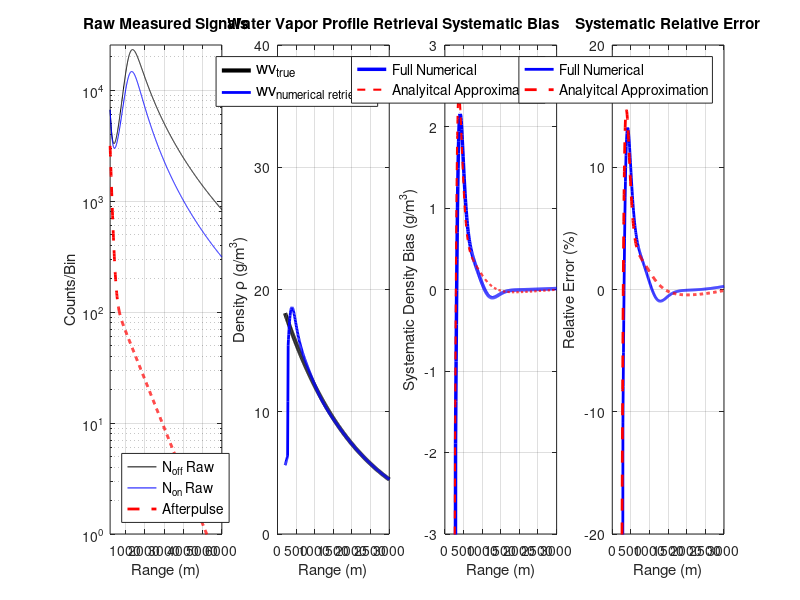
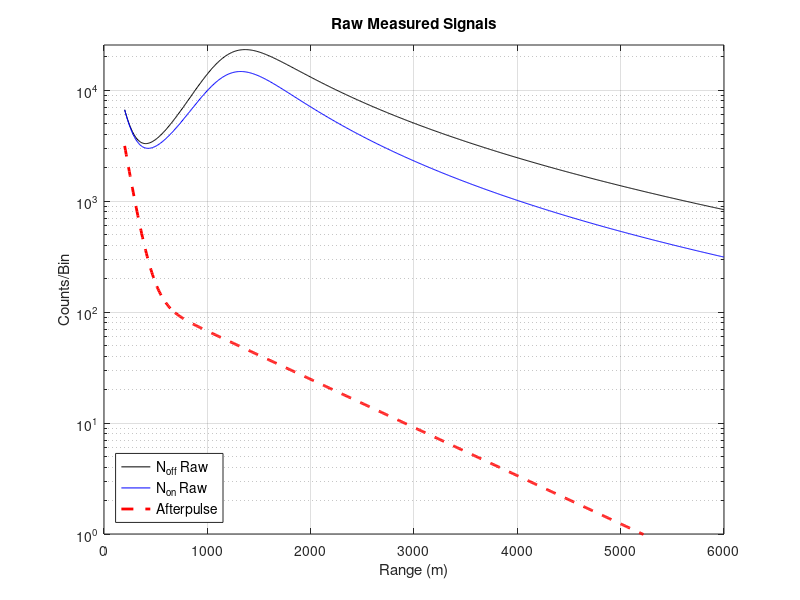

MATLAB code for these plots, in order:
%% MicroPulse DIAL Afterpulse Error Simulation 

clear; close all; 

%% Initialization and Unit Conversion

% System Parameters
tau_pulse = 1e-6;           % Pulse width (s)
R_start = 200;              % Start range for retrieval (m)
R_end = 6000;               % End range for retrieval (m)
dR = 7.5;                   % Range resolution (m/bin)
P_laser = 50e-3;            % Avg laser power (W) 
sigma_on_cm2 =0.5e-23;      % Online cross-section (cm^2/molecule)
sigma_off_cm2 = 7.0e-25;    % Offline cross-section (cm^2/molecule)

% Detector Afterpulse Parameters
N_dark = 5;                   % Constant Dark Count Rate (counts/bin)
lambda_AP_1 = 80;            % Afterpulse decay length 1 (m)
lambda_AP_2 = 1000;           % Afterpulse decay length 2 (m)
A_1 = 1;                      % Scaling factor for short decay component
A_2 = 1/20;                   % Scaling factor for long decay component
AP_fraction = 4e-15;          % Afterpulse peak as fraction of C_sys
C_sys_scale = 1e17;         % Scales the counts/bin to something reasonable


% Geometric Overlap Parameters
R_full_overlap = 1200;       % Range at which O(R) approaches 1 (m)
R_sigmoid_width = 160;

% Simple Atmosphere Parameters 
wv_mass_surf = 20;        % Water Vapor Density Profile
wv_mass_true = @(R) wv_mass_surf .* exp(-R/2000); % Mass density profile (g/m^3)
alpha_non_abs = 1e-8;     % Total aerosol and molecular (non-absorbing) extinction (m^-1)
beta_a = 1e-7;            % general backscatter coefficient (m^-1 sr^-1)
beta_R = @(R) beta_a.* exp(-R/8000); % backscatter profile (m^-1 sr^-1)

% Constants and conversions
c = 3e8;                    % Speed of light (m/s)
M_H2O = 18.015;             % Molar mass of water (g/mol)
N_A = 6.022e23;             % Avogadro's number (molecules/mol)
sigma_on = sigma_on_cm2 * 1e-4;    
sigma_off = sigma_off_cm2 * 1e-4;  
GM_to_NUM = N_A / M_H2O;    % (g/m^3) -> (molecules/m^3)
K_on = sigma_on * GM_to_NUM;
K_off = sigma_off * GM_to_NUM;
K_delta = K_on - K_off;      % Differential Absorption Factor

% Range Vector
R = (R_start : dR : R_end)';
N_bins = length(R);

% Midpoint range vector for plotting (N_bins - 1 length)
R_plot = R(1:end-1) + dR/2;

% Smoothing to simulate laser pulse length
M = c*tau_pulse/2/dR; 

%% Lidar Forward Model 

% System Constant
C_sys = (P_laser * c * tau_pulse / 2) * C_sys_scale; 

% Geometric Overlap Function 
O_R_model = 1 ./ (1 + exp(-(R - R_full_overlap) / R_sigmoid_width));
O_R_model(R < R_start) = 0; % Ensure 0 until the start of the retrieval
O_R = O_R_model;
% figure(2)
%   semilogy(R, O_R)


% Extinction and Optical Depth
alpha_off = alpha_non_abs + K_off * wv_mass_true(R);
alpha_on = alpha_non_abs + K_on * wv_mass_true(R);
OD_off = cumsum( alpha_off * dR );
OD_on = cumsum( alpha_on * dR );

% True number online and offline counts
N_on_true = C_sys * (1./R.^2) .* O_R .* beta_R(R) .* exp(-2 * OD_on);
N_off_true = C_sys * (1./R.^2) .* O_R .* beta_R(R) .* exp(-2 * OD_off);

% Calculate the derivative of the true signal for the analytical error model
dNoff_dR = gradient(N_off_true, dR);

%% Detector Contamination Model
N_AP_peak = C_sys * AP_fraction;

% Bi-exponential afterpulse function
N_AP_decay = N_AP_peak * (A_1*exp(-(R - R_start)/lambda_AP_1)+ (A_2*exp(-(R - R_start) / lambda_AP_2)));
N_AP_total = N_AP_decay + N_dark;

% Contaminated signal profiles
N_off_raw = N_off_true + N_AP_decay;
N_on_raw = N_on_true + N_AP_decay;

%% Full Numerical Retrieval of contaminated signals
% *** Applying 150 m (20 bin) smoothing for numerical stability ***



% Apply moving average filter to the raw signals
N_off_raw_smooth = movmean(N_off_raw, M);
N_on_raw_smooth = movmean(N_on_raw, M);

% Calculate the contaminated log ratio (using smoothed signals)
Log_Ratio_Raw = log(N_off_raw_smooth ./ N_on_raw_smooth);

% Calculate the derivative (slope) using the finite difference method
dLogRatio_dR_Raw = gradient(Log_Ratio_Raw, dR);

% Apply the DIAL equation to get the full retrieval
rho_retrieved_full = (1 / (2 * K_delta)) * dLogRatio_dR_Raw;

% Set Primary retrieval to the full result
rho_retrieved = rho_retrieved_full;

%% Analytical Error Calculation 
% This recalculates the analytical error term (rho_error_analytical) for comparison

% Term inside the derivative: N_AP * ( 1/N_off_true - 1/N_on_true )
Difference_Term = N_AP_decay .* (1 ./ N_off_true - 1 ./ N_on_true);

% Calculate the derivative of this term using gradient (numerical derivative)
dDifferenceTerm_dR = gradient(Difference_Term, dR);

% Apply the DIAL factor: -1/(2 * K_delta)
rho_error_analytical_full_R = (1 / (2 * K_delta)) * dDifferenceTerm_dR;


%% Error Comparison and Plotting Setup
% True Water Vapor at plotting points
rho_true_plot = wv_mass_true(R_plot);
rho_retrieved_plot = rho_retrieved(1:end-1);
rho_error_analytical = rho_error_analytical_full_R(1:end-1);

% True Systematic Error (Result of Full Retrieval - True Profile) 
rho_error_true = rho_retrieved_plot - rho_true_plot;

% Error of the Analytical Approximation Relative to the True Signal 
Analytical_Relative_Error = 100 * (rho_error_analytical) ./ rho_true_plot;

% % Calculate and Clamp Total Relative Error 
Relative_Error = 100 * (rho_retrieved_plot - rho_true_plot) ./ rho_true_plot;
% max_err = 500;
% Relative_Error(Relative_Error > max_err) = max_err;
% Relative_Error(Relative_Error < -max_err) = -max_err;

% Calculate Water Vapor Optical Depth
R_4km_idx = find(R >= 4000, 1, 'first');
WV_OD_4km = (OD_on(R_4km_idx) - OD_off(R_4km_idx)) % one-way WV OD
disp('should be close to 1 for optimal profile retrievals');
disp('-------------------------------------------------------------------');


%% Plotting Results 
figure('Position', [100, 100, 1400, 450]);

% Raw Measured Signals 
subplot(1, 4, 1);
semilogy(R, N_off_raw, 'k-', 'DisplayName', 'N_{off} Raw'); hold on;
semilogy(R, N_on_raw, 'b-', 'DisplayName', 'N_{on} Raw');
%semilogy(R, N_AP_total, 'g--', 'LineWidth', 2, 'DisplayName', 'Afterpulse+Dark');
semilogy(R, N_AP_decay, 'r--', 'LineWidth', 2, 'DisplayName', 'Afterpulse');
title('Raw Measured Signals');
xlabel('Range (m)');
ylabel('Counts/Bin');
legend('Location', 'southwest','FontSize', 10);
xlim([R_start, R_end]);
ylim([1, max(N_off_raw)*1.1]);
grid on;

% True vs. Retrieved Water Vapor Density
subplot(1, 4, 2);
plot(R_plot, rho_true_plot, 'k-', 'LineWidth', 3, 'DisplayName', 'wv_{true}'); hold on;
plot(R_plot, rho_retrieved_plot, 'b-', 'LineWidth', 2, 'DisplayName', 'wv_{numerical retrieval}');
title('Water Vapor Profile Retrieval');
xlabel('Range (m)');
ylabel('Density \rho (g/m^3)');
legend('Location', 'northeast','FontSize', 12);
ylim([0, wv_mass_surf * 2]);
xlim([0, R_end/2]);
grid on;

% Systematic density bias 
subplot(1, 4, 3);
plot(R_plot, rho_error_true,'b-', 'LineWidth', 2.5, 'DisplayName', 'Full Numerical' );
hold on
plot(R_plot, rho_error_analytical,'r--', 'LineWidth', 1.5, 'DisplayName', 'Analyitcal Approximation' );
%plot([R_start, R_end], [0, 0], 'k:', 'LineWidth', 1);
title('Systematic Bias');
xlabel('Range (m)');
ylabel('Systematic Density Bias (g/m^3)');
legend('Location','northeast','FontSize', 10);
ylim([-3, 3]);
xlim([0, R_end/2]);
grid on

% Systematic Relative Error 
 subplot(1, 4, 4);
 plot(R_plot, Relative_Error, 'b-', 'LineWidth', 2, 'DisplayName', 'Full Numerical' );
 hold on;
 plot(R_plot, Analytical_Relative_Error, 'r--', 'LineWidth', 2, 'DisplayName', 'Analyitcal Approximation' );
% plot([R_start, R_end], [0, 0], 'k--');
 title('Systematic Relative Error');
 xlabel('Range (m)');
 ylabel('Relative Error (%)');
 legend('Location','northeast','FontSize', 10);
 ylim([-20, 20]);
 xlim([0, R_end/2]);
 grid on;



figure('Position', [100, 100, 1000, 600]);

% Raw Measured Signals 
semilogy(R, N_off_raw, 'k-', 'DisplayName', 'N_{off} Raw'); hold on;
semilogy(R, N_on_raw, 'b-', 'DisplayName', 'N_{on} Raw');
%semilogy(R, N_AP_total, 'r--', 'LineWidth', 2, 'DisplayName', 'Afterpulse+Dark');
semilogy(R, N_AP_decay, 'r--', 'LineWidth', 2, 'DisplayName', 'Afterpulse');
title('Raw Measured Signals');
xlabel('Range (m)');
ylabel('Counts/Bin');
legend('Location', 'southwest','FontSize', 10);
xlim([0, R_end]);
ylim([1, max(N_off_raw)*1.1]);
grid on;
